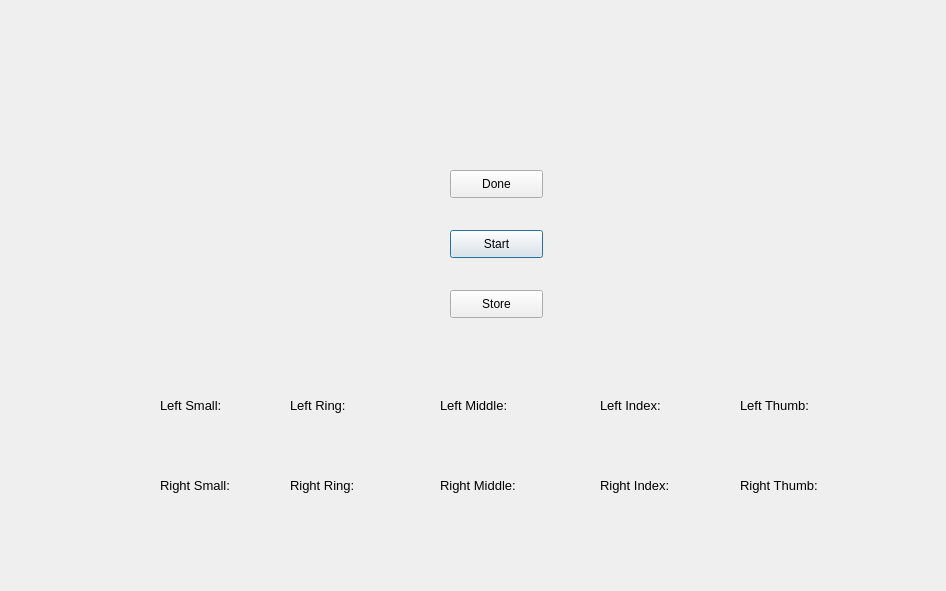
<?xml version="1.0" encoding="UTF-8"?>
<ui version="4.0">
 <class>DPIS</class>
 <widget class="QDialog" name="DPIS">
  <property name="geometry">
   <rect>
    <x>0</x>
    <y>0</y>
    <width>946</width>
    <height>591</height>
   </rect>
  </property>
  <property name="windowTitle">
   <string>Dialog</string>
  </property>
  <widget class="QLabel" name="lSmall">
   <property name="geometry">
    <rect>
     <x>160</x>
     <y>390</y>
     <width>91</width>
     <height>31</height>
    </rect>
   </property>
   <property name="font">
    <font>
     <family>Arial</family>
     <pointsize>10</pointsize>
    </font>
   </property>
   <property name="text">
    <string>Left Small:</string>
   </property>
  </widget>
  <widget class="QLabel" name="lRing">
   <property name="geometry">
    <rect>
     <x>290</x>
     <y>390</y>
     <width>91</width>
     <height>31</height>
    </rect>
   </property>
   <property name="font">
    <font>
     <family>Arial</family>
     <pointsize>10</pointsize>
    </font>
   </property>
   <property name="text">
    <string>Left Ring:</string>
   </property>
  </widget>
  <widget class="QLabel" name="lMiddle">
   <property name="geometry">
    <rect>
     <x>440</x>
     <y>390</y>
     <width>91</width>
     <height>31</height>
    </rect>
   </property>
   <property name="font">
    <font>
     <family>Arial</family>
     <pointsize>10</pointsize>
    </font>
   </property>
   <property name="text">
    <string>Left Middle:</string>
   </property>
  </widget>
  <widget class="QLabel" name="lIndex">
   <property name="geometry">
    <rect>
     <x>600</x>
     <y>390</y>
     <width>91</width>
     <height>31</height>
    </rect>
   </property>
   <property name="font">
    <font>
     <family>Arial</family>
     <pointsize>10</pointsize>
    </font>
   </property>
   <property name="text">
    <string>Left Index:</string>
   </property>
  </widget>
  <widget class="QLabel" name="lThumb">
   <property name="geometry">
    <rect>
     <x>740</x>
     <y>390</y>
     <width>91</width>
     <height>31</height>
    </rect>
   </property>
   <property name="font">
    <font>
     <family>Arial</family>
     <pointsize>10</pointsize>
    </font>
   </property>
   <property name="text">
    <string>Left Thumb:</string>
   </property>
  </widget>
  <widget class="QLabel" name="rSmall">
   <property name="geometry">
    <rect>
     <x>160</x>
     <y>470</y>
     <width>91</width>
     <height>31</height>
    </rect>
   </property>
   <property name="font">
    <font>
     <family>Arial</family>
     <pointsize>10</pointsize>
    </font>
   </property>
   <property name="text">
    <string>Right Small:</string>
   </property>
  </widget>
  <widget class="QLabel" name="rIndex">
   <property name="geometry">
    <rect>
     <x>600</x>
     <y>470</y>
     <width>91</width>
     <height>31</height>
    </rect>
   </property>
   <property name="font">
    <font>
     <family>Arial</family>
     <pointsize>10</pointsize>
    </font>
   </property>
   <property name="text">
    <string>Right Index:</string>
   </property>
  </widget>
  <widget class="QLabel" name="rThumb">
   <property name="geometry">
    <rect>
     <x>740</x>
     <y>470</y>
     <width>91</width>
     <height>31</height>
    </rect>
   </property>
   <property name="font">
    <font>
     <family>Arial</family>
     <pointsize>10</pointsize>
    </font>
   </property>
   <property name="text">
    <string>Right Thumb:</string>
   </property>
  </widget>
  <widget class="QLabel" name="rRing">
   <property name="geometry">
    <rect>
     <x>290</x>
     <y>470</y>
     <width>91</width>
     <height>31</height>
    </rect>
   </property>
   <property name="font">
    <font>
     <family>Arial</family>
     <pointsize>10</pointsize>
    </font>
   </property>
   <property name="text">
    <string>Right Ring:</string>
   </property>
  </widget>
  <widget class="QLabel" name="rMiddle">
   <property name="geometry">
    <rect>
     <x>440</x>
     <y>470</y>
     <width>91</width>
     <height>31</height>
    </rect>
   </property>
   <property name="font">
    <font>
     <family>Arial</family>
     <pointsize>10</pointsize>
    </font>
   </property>
   <property name="text">
    <string>Right Middle:</string>
   </property>
  </widget>
  <widget class="QLabel" name="lSmallResult">
   <property name="geometry">
    <rect>
     <x>160</x>
     <y>430</y>
     <width>70</width>
     <height>30</height>
    </rect>
   </property>
   <property name="font">
    <font>
     <family>Arial</family>
     <pointsize>10</pointsize>
    </font>
   </property>
   <property name="text">
    <string/>
   </property>
   <property name="scaledContents">
    <bool>false</bool>
   </property>
  </widget>
  <widget class="QLabel" name="lRingResult">
   <property name="geometry">
    <rect>
     <x>290</x>
     <y>430</y>
     <width>70</width>
     <height>30</height>
    </rect>
   </property>
   <property name="font">
    <font>
     <family>Arial</family>
     <pointsize>10</pointsize>
    </font>
   </property>
   <property name="text">
    <string/>
   </property>
   <property name="scaledContents">
    <bool>false</bool>
   </property>
  </widget>
  <widget class="QLabel" name="lMiddleResult">
   <property name="geometry">
    <rect>
     <x>450</x>
     <y>430</y>
     <width>70</width>
     <height>30</height>
    </rect>
   </property>
   <property name="font">
    <font>
     <family>Arial</family>
     <pointsize>10</pointsize>
    </font>
   </property>
   <property name="text">
    <string/>
   </property>
   <property name="scaledContents">
    <bool>false</bool>
   </property>
  </widget>
  <widget class="QLabel" name="lIndexResult">
   <property name="geometry">
    <rect>
     <x>605</x>
     <y>430</y>
     <width>70</width>
     <height>30</height>
    </rect>
   </property>
   <property name="font">
    <font>
     <family>Arial</family>
     <pointsize>10</pointsize>
    </font>
   </property>
   <property name="text">
    <string/>
   </property>
   <property name="scaledContents">
    <bool>false</bool>
   </property>
  </widget>
  <widget class="QLabel" name="lThumbResult">
   <property name="geometry">
    <rect>
     <x>745</x>
     <y>430</y>
     <width>70</width>
     <height>30</height>
    </rect>
   </property>
   <property name="font">
    <font>
     <family>Arial</family>
     <pointsize>10</pointsize>
    </font>
   </property>
   <property name="text">
    <string/>
   </property>
   <property name="scaledContents">
    <bool>false</bool>
   </property>
  </widget>
  <widget class="QLabel" name="rSmallResult">
   <property name="geometry">
    <rect>
     <x>170</x>
     <y>510</y>
     <width>70</width>
     <height>30</height>
    </rect>
   </property>
   <property name="font">
    <font>
     <family>Arial</family>
     <pointsize>10</pointsize>
    </font>
   </property>
   <property name="text">
    <string/>
   </property>
   <property name="scaledContents">
    <bool>false</bool>
   </property>
  </widget>
  <widget class="QLabel" name="rRingResult">
   <property name="geometry">
    <rect>
     <x>295</x>
     <y>510</y>
     <width>70</width>
     <height>30</height>
    </rect>
   </property>
   <property name="font">
    <font>
     <family>Arial</family>
     <pointsize>10</pointsize>
    </font>
   </property>
   <property name="text">
    <string/>
   </property>
   <property name="scaledContents">
    <bool>false</bool>
   </property>
  </widget>
  <widget class="QLabel" name="rMiddleResult">
   <property name="geometry">
    <rect>
     <x>450</x>
     <y>510</y>
     <width>70</width>
     <height>30</height>
    </rect>
   </property>
   <property name="font">
    <font>
     <family>Arial</family>
     <pointsize>10</pointsize>
    </font>
   </property>
   <property name="text">
    <string/>
   </property>
   <property name="scaledContents">
    <bool>false</bool>
   </property>
  </widget>
  <widget class="QLabel" name="rIndexResult">
   <property name="geometry">
    <rect>
     <x>605</x>
     <y>510</y>
     <width>70</width>
     <height>30</height>
    </rect>
   </property>
   <property name="font">
    <font>
     <family>Arial</family>
     <pointsize>10</pointsize>
    </font>
   </property>
   <property name="text">
    <string/>
   </property>
   <property name="scaledContents">
    <bool>false</bool>
   </property>
  </widget>
  <widget class="QLabel" name="rThumbResult">
   <property name="geometry">
    <rect>
     <x>750</x>
     <y>510</y>
     <width>70</width>
     <height>30</height>
    </rect>
   </property>
   <property name="font">
    <font>
     <family>Arial</family>
     <pointsize>10</pointsize>
    </font>
   </property>
   <property name="text">
    <string/>
   </property>
   <property name="scaledContents">
    <bool>false</bool>
   </property>
  </widget>
  <widget class="QLabel" name="userImage">
   <property name="geometry">
    <rect>
     <x>130</x>
     <y>40</y>
     <width>240</width>
     <height>290</height>
    </rect>
   </property>
   <property name="styleSheet">
    <string notr="true"/>
   </property>
   <property name="text">
    <string/>
   </property>
   <property name="scaledContents">
    <bool>true</bool>
   </property>
  </widget>
  <widget class="QLabel" name="gifImage">
   <property name="geometry">
    <rect>
     <x>610</x>
     <y>40</y>
     <width>240</width>
     <height>290</height>
    </rect>
   </property>
   <property name="styleSheet">
    <string notr="true"/>
   </property>
   <property name="text">
    <string/>
   </property>
  </widget>
  <widget class="QPushButton" name="startButton">
   <property name="geometry">
    <rect>
     <x>450</x>
     <y>230</y>
     <width>93</width>
     <height>28</height>
    </rect>
   </property>
   <property name="text">
    <string>Start</string>
   </property>
  </widget>
  <widget class="QPushButton" name="storeButton">
   <property name="geometry">
    <rect>
     <x>450</x>
     <y>290</y>
     <width>93</width>
     <height>28</height>
    </rect>
   </property>
   <property name="text">
    <string>Store</string>
   </property>
  </widget>
  <widget class="QPushButton" name="doneButton">
   <property name="geometry">
    <rect>
     <x>450</x>
     <y>170</y>
     <width>93</width>
     <height>28</height>
    </rect>
   </property>
   <property name="text">
    <string>Done</string>
   </property>
  </widget>
 </widget>
 <resources>
  <include location="../new.qrc"/>
 </resources>
 <connections/>
</ui>
